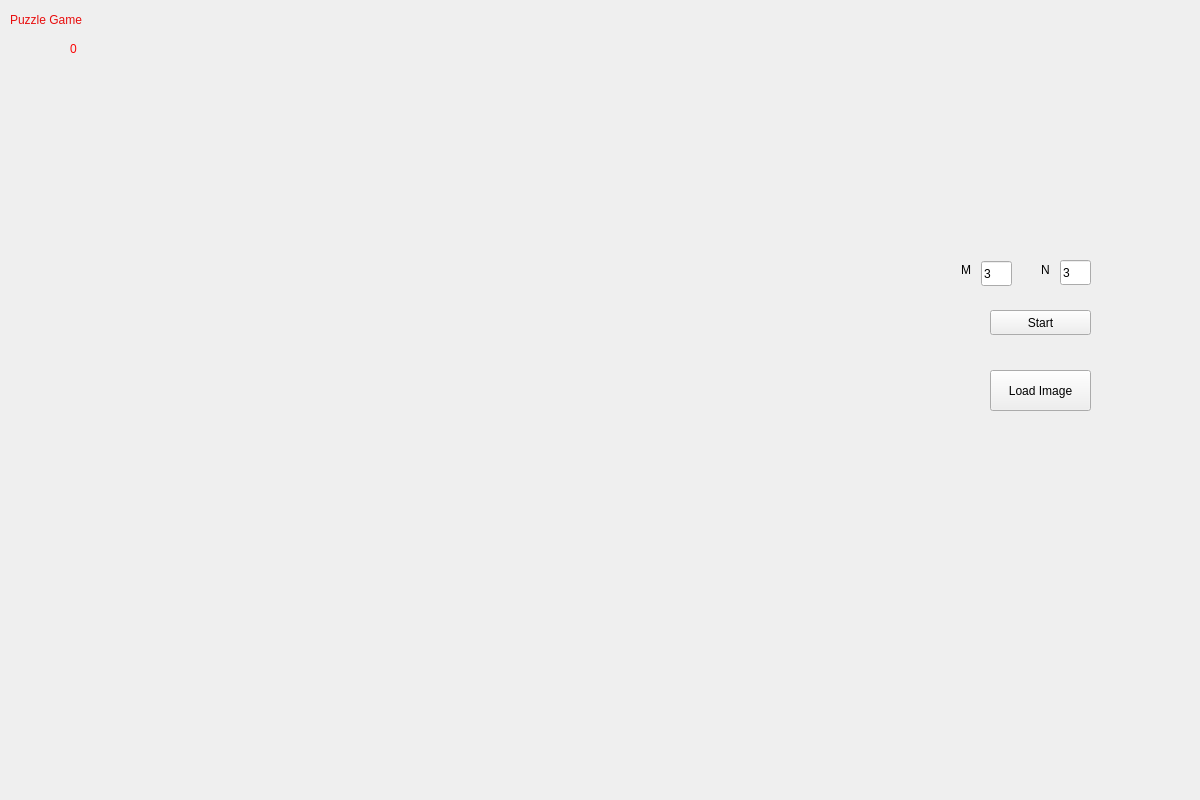
<?xml version="1.0" encoding="UTF-8"?>
<ui version="4.0">
 <class>MainWindow</class>
 <widget class="QMainWindow" name="MainWindow">
  <property name="geometry">
   <rect>
    <x>0</x>
    <y>0</y>
    <width>1200</width>
    <height>800</height>
   </rect>
  </property>
  <property name="windowTitle">
   <string>MainWindow</string>
  </property>
  <property name="styleSheet">
   <string notr="true">MainWindow{border-image: url(:/background.jpg);}</string>
  </property>
  <widget class="QWidget" name="centralWidget">
   <widget class="QLabel" name="label">
    <property name="geometry">
     <rect>
      <x>10</x>
      <y>10</y>
      <width>141</width>
      <height>20</height>
     </rect>
    </property>
    <property name="styleSheet">
     <string notr="true">color: rgb(232, 14, 14);
font: 14pt &quot;Ubuntu&quot;;


</string>
    </property>
    <property name="text">
     <string>Puzzle Game</string>
    </property>
   </widget>
   <widget class="QLabel" name="label_5">
    <property name="geometry">
     <rect>
      <x>70</x>
      <y>40</y>
      <width>67</width>
      <height>17</height>
     </rect>
    </property>
    <property name="styleSheet">
     <string notr="true">color: rgb(250, 5, 5);
font: 14pt &quot;Ubuntu&quot;;</string>
    </property>
    <property name="text">
     <string>0</string>
    </property>
   </widget>
   <widget class="QLabel" name="displayLabel">
    <property name="geometry">
     <rect>
      <x>950</x>
      <y>10</y>
      <width>230</width>
      <height>230</height>
     </rect>
    </property>
    <property name="styleSheet">
     <string notr="true">border-image: url(:/blank.jpg);</string>
    </property>
    <property name="text">
     <string/>
    </property>
   </widget>
   <widget class="QPushButton" name="loadImgBtn">
    <property name="geometry">
     <rect>
      <x>990</x>
      <y>370</y>
      <width>101</width>
      <height>41</height>
     </rect>
    </property>
    <property name="text">
     <string>Load Image</string>
    </property>
    <property name="iconSize">
     <size>
      <width>101</width>
      <height>41</height>
     </size>
    </property>
   </widget>
   <widget class="QLineEdit" name="lineEditM">
    <property name="geometry">
     <rect>
      <x>981</x>
      <y>261</y>
      <width>31</width>
      <height>25</height>
     </rect>
    </property>
    <property name="text">
     <string>3</string>
    </property>
   </widget>
   <widget class="QLineEdit" name="lineEditN">
    <property name="geometry">
     <rect>
      <x>1060</x>
      <y>260</y>
      <width>31</width>
      <height>25</height>
     </rect>
    </property>
    <property name="text">
     <string>3</string>
    </property>
   </widget>
   <widget class="QLabel" name="label_2">
    <property name="geometry">
     <rect>
      <x>961</x>
      <y>261</y>
      <width>16</width>
      <height>17</height>
     </rect>
    </property>
    <property name="text">
     <string>M</string>
    </property>
   </widget>
   <widget class="QLabel" name="label_3">
    <property name="geometry">
     <rect>
      <x>1041</x>
      <y>261</y>
      <width>16</width>
      <height>17</height>
     </rect>
    </property>
    <property name="text">
     <string>N</string>
    </property>
   </widget>
   <widget class="QPushButton" name="setDiffBtn">
    <property name="geometry">
     <rect>
      <x>990</x>
      <y>310</y>
      <width>101</width>
      <height>25</height>
     </rect>
    </property>
    <property name="text">
     <string>Start</string>
    </property>
   </widget>
  </widget>
 </widget>
 <layoutdefault spacing="6" margin="11"/>
 <resources/>
 <connections/>
</ui>
